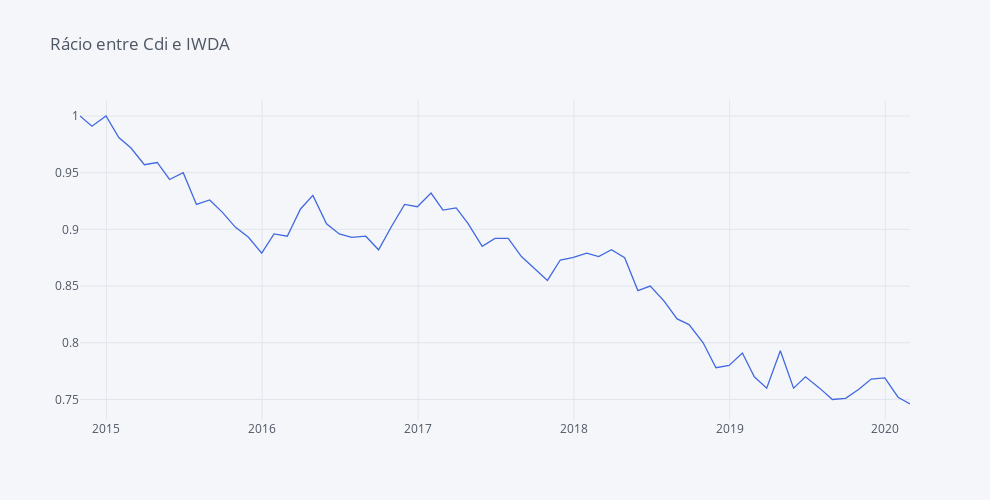

Notebook code for this chart:
### Markdown cell above
##### Valores mais baixo underperformance da casa de investimento face ao IS3S.

### Code cell
round(fundos_norm['Cdi'] / fundos_norm['IWDA'], 3).iplot(yTitle='', title='Rácio entre Cdi e IWDA',  colors=['royalblue', 'orange', 'dimgray'], dimensions = dimensions)

### Figure 1 — Plotly figure (JSON) as saved in the notebook; plotly's stock layout.template omitted (floating-point values rounded to 4 significant figures)
{"data": [{"line": {"color": "rgba(65, 105, 225, 1.0)", "dash": "solid", "shape": "linear", "width": 1.3}, "mode": "lines", "name": "None", "text": "", "type": "scatter", "x": ["2014-10-31", "2014-11-28", "2014-12-31", "2015-01-30", "2015-02-27", "2015-03-31", "2015-04-30", "2015-05-29", "2015-06-30", "2015-07-31", "2015-08-31", "2015-09-30", "2015-10-30", "2015-11-30", "2015-12-31", "2016-01-29", "2016-02-29", "2016-03-31", "2016-04-29", "2016-05-31", "2016-06-30", "2016-07-29", "2016-08-31", "2016-09-30", "2016-10-31", "2016-11-30", "2016-12-30", "2017-01-31", "2017-02-28", "2017-03-31", "2017-04-28", "2017-05-31", "2017-06-30", "2017-07-31", "2017-08-31", "2017-09-29", "2017-10-31", "2017-11-30", "2017-12-29", "2018-01-31", "2018-02-28", "2018-03-30", "2018-04-30", "2018-05-31", "2018-06-29", "2018-07-31", "2018-08-31", "2018-09-28", "2018-10-31", "2018-11-30", "2018-12-31", "2019-01-31", "2019-02-28", "2019-03-29", "2019-04-30", "2019-05-31", "2019-06-28", "2019-07-31", "2019-08-30", "2019-09-30", "2019-10-31", "2019-11-29", "2019-12-31", "2020-01-31", "2020-02-28"], "y": [1, 0.991, 1, 0.981, 0.972, 0.957, 0.959, 0.944, 0.95, 0.922, 0.926, 0.915, 0.902, 0.893, 0.879, 0.896, 0.894, 0.918, 0.93, 0.905, 0.896, 0.893, 0.894, 0.882, 0.903, 0.922, 0.92, 0.932, 0.917, 0.919, 0.905, 0.885, 0.892, 0.892, 0.876, 0.866, 0.855, 0.873, 0.875, 0.879, 0.876, 0.882, 0.875, 0.846, 0.85, 0.837, 0.821, 0.816, 0.8, 0.778, 0.78, 0.791, 0.77, 0.76, 0.793, 0.76, 0.77, 0.76, 0.75, 0.751, 0.759, 0.768, 0.769, 0.752, 0.746]}], "layout": {"height": 500, "legend": {"bgcolor": "#F5F6F9", "font": {"color": "#4D5663"}}, "paper_bgcolor": "#F5F6F9", "plot_bgcolor": "#F5F6F9", "title": {"font": {"color": "#4D5663"}, "text": "Rácio entre Cdi e IWDA"}, "width": 990, "xaxis": {"autorange": true, "gridcolor": "#E1E5ED", "range": ["2014-10-31", "2020-02-28"], "showgrid": true, "tickfont": {"color": "#4D5663"}, "title": {"font": {"color": "#4D5663"}, "text": ""}, "type": "date", "zerolinecolor": "#E1E5ED"}, "yaxis": {"autorange": true, "gridcolor": "#E1E5ED", "range": [0.7319, 1.014], "showgrid": true, "tickfont": {"color": "#4D5663"}, "title": {"font": {"color": "#4D5663"}, "text": ""}, "type": "linear", "zerolinecolor": "#E1E5ED"}}}
